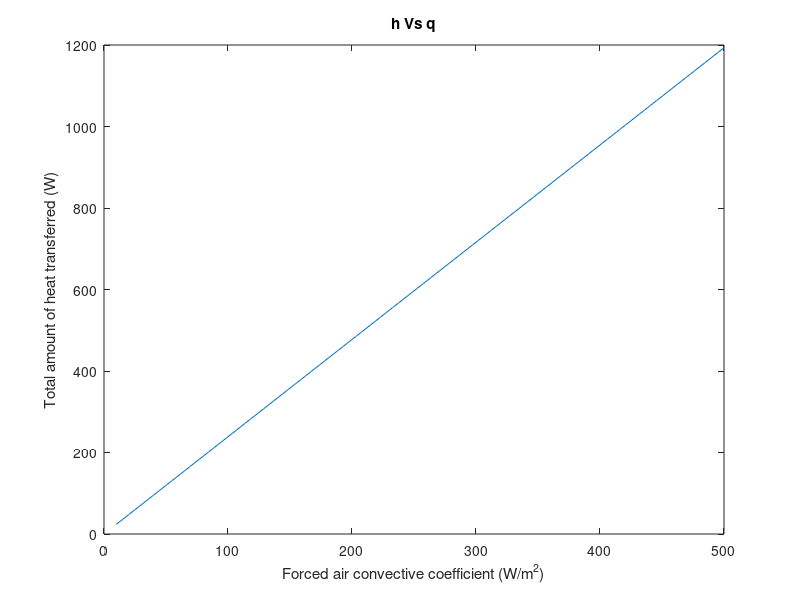

MATLAB code for this plot:
close all;
%Question: What are the dimentions of the battery pack?
battery_height = 520e-3;
battery_length = 100e-3;%!!!Assumed parameters
At = battery_height*battery_length;
%Total Area of battery cross section (m^2)
%Question: Are we using five battery packs?
N = 65;
%Number of fins
efficiency = 1;
h = linspace(10,500);
%Convective heat transfer coefficient of Air(W/m^2*K)
%Range from 10-500
length = 12.7e-3;
width = battery_length;
thickness = 3.175e-3;
%width is width of one fin (m)
%length is length of one fin (m)
%thickness is thickness of one fin (m)
P = 2*(width+thickness);
%Perimeter of the cross-section area m
k = 5;
%Just a constant
Af = width*thickness;
%Fin cross section Area (m^2)
Ab = At - Af;
%Cross Section Area that fins did not cover(m^2)
L = 0.05;
%Length of the fin (m)
thetab = 60-27;
%Temperature difference (K)
%Assumed from 150 Celsius to 50 Celsius
m = sqrt(h*P/(k*Af));
M = sqrt(h*P*k*Af*thetab);
qf = zeros(100,1);
qtot = zeros(100,1);
for i = 1:100
%     qf(i) = M(i)*(sinh(m(i)*L)+(h(i)/(m(i)*k))*cosh(m(i)*L))/(cosh(m(i)*L)+(h(i)/(m(i)*k))*sinh(m(i)*L));
    qtot(i) = N*efficiency*h(i)*Af*thetab + h(i)*Ab*thetab;
end 
plot(h, qtot)
xlabel('Forced air convective coefficient (W/m^2)')
ylabel('Total amount of heat transferred (W)')
title('h Vs q')
